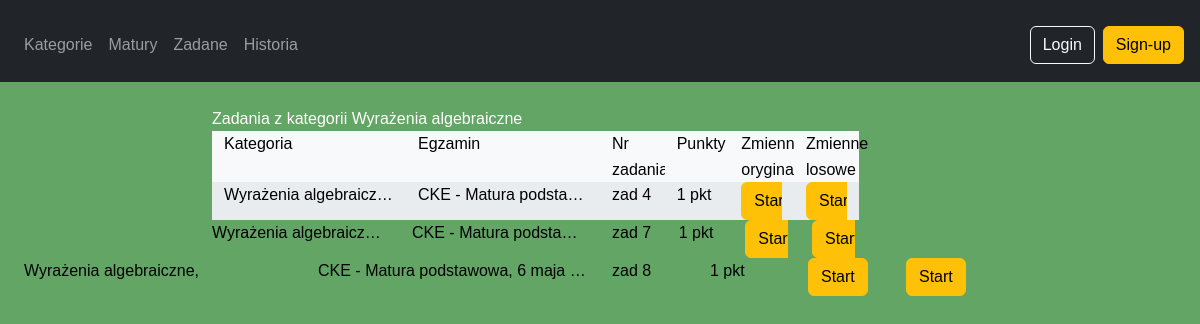
/matematyka/category/2/tasks/, run on the app's committed database.
### matematyka/models.py (models this page shows, shortened)
class Category(models.Model):
    name = models.CharField(max_length=100, unique=True)

class Task(models.Model):
    content = models.TextField()
    points = models.IntegerField(null=True, blank=True)
    category = models.ManyToManyField(Category, related_name='tasks')
    task_group = models.ForeignKey(TaskGroup, on_delete=models.SET_NULL,blank=True,null=True, related_name='tasks')
    task_level = models.ForeignKey(TaskLevel, on_delete=models.SET_NULL,blank=True,null=True, related_name='tasks')
    exam_date = models.DateField(null=True, blank=True)
    source = models.ForeignKey(Source, on_delete=models.SET_NULL, null=True, blank=True, related_name='tasks')
    hint = models.TextField(null=True, blank=True)
    sub_number = models.CharField(max_length=10, null=True, blank=True)
    task_type = models.ForeignKey(TaskType, on_delete=models.SET_NULL, null=True, blank=True, related_name='tasks')

class Source(models.Model):
    name = models.CharField(max_length=100, unique=True)
    def __str__(self):
        return self.name

class TaskLevel(models.Model):
    exam_level = models.CharField(max_length=100, null=True, blank=True)
    school_level = models.CharField(max_length=100, null=True, blank=True)
    class_number = models.IntegerField(null=True, blank=True)
    class Meta:
        unique_together = (('exam_level', 'school_level', 'class_number'),)

### matematyka/views.py (the view)
# urls.py: path('category/<int:pk>/tasks/', views.CategoryTasksView.as_view(), name='category_tasks'),
class CategoryTasksView(generic.DetailView):
    model = Category
    template_name = 'matematyka/category_tasks.html'
    context_object_name = 'category'
    def get(self, request, *args, **kwargs):
        self.object = self.get_object()
        request.session['origin'] = {
            'type': 'category',
            'id': self.object.id
        }
        context = self.get_context_data(object=self.object)
        return self.render_to_response(context)
    def get_context_data(self, **kwargs):
        context = super().get_context_data(**kwargs)
        category_tasks = self.object.tasks.prefetch_related('category').all()
        issues = Issue.objects.filter(task__category=self.object)
        user = self.request.user if self.request.user.is_authenticated else None
        user_answers = UserAnswer.objects.filter(
            issue__in=issues,
            user=user
        ).select_related('issue', 'issue__task').prefetch_related('answer_options').distinct()
        assigned_tasks = AssignedTask.objects.filter(
            user=user, task__in=category_tasks
            ).prefetch_related(Prefetch(
                'task__issues__user_answers',
                 queryset=UserAnswer.objects.filter(
                     user = user,
                     ).select_related('issue__task', 'user').prefetch_related('answer_options')))
        assigned_by_task = {at.task_id: at for at in assigned_tasks}
        total_attempts_original = defaultdict(int)
        correct_attempts_original = defaultdict(int)
        total_attempts_random = defaultdict(int)
        correct_attempts_random = defaultdict(int)
        for ua in user_answers:
            answer_option = ua.answer_options.first()
            if answer_option:
                if ua.issue.variable_is_random:
                    total_attempts_random[ua.issue.task_id] += 1
                    if answer_option.is_correct:
                        correct_attempts_random[ua.issue.task_id] += 1
                else:
                    total_attempts_original[ua.issue.task_id] += 1
                    if answer_option.is_correct:
                        correct_attempts_original[ua.issue.task_id] += 1
        tasks = []
        for task in category_tasks:
            tasks.append({
                'task': task,
                'category': self.object,
                'total_attempts_original': total_attempts_original[task.id],
                'correct_attempts_original': correct_attempts_original[task.id],
                'total_attempts_random': total_attempts_random[task.id],
                'correct_attempts_random': correct_attempts_random[task.id],
            })
            assigned = assigned_by_task.get(task.id)
            if assigned:
                tasks[-1]['is_assigned'] = True
                is_completed = assigned.completion_date
                tasks[-1]['is_completed'] = is_completed
                tasks[-1]['deadline'] = assigned.deadline if not is_completed else None
                overdue = assigned.deadline < timezone.now() if assigned.deadline else False
                tasks[-1]['overdue'] = overdue
            else:
                tasks[-1]['is_assigned'] = False
                tasks[-1]['is_completed'] = False
                tasks[-1]['deadline'] = None
                tasks[-1]['overdue'] = False
        context['tasks'] = tasks
        context['view_type'] = 'category'
        return context

### matematyka/templates/matematyka/category_tasks.html (shortened to what this page needs)
{% extends 'base.html' %}
{% block content %}
{% block title %}
{% if view_type == 'category' %}
Zadania z kategorii {{ category.name }}
{% elif view_type == 'exam' %}
Zadania z egzaminu {{ exam_level }}, {{ exam_date }} ({{  source }} )
{% elif view_type == 'assigned' %}
Zadania przypisane użytkownikowi {{ user.username }}
{% endif %}
{% endblock %}
<div class="container custom-grid text-black">
    <div class="row">
        <div class="col-lg-3">Kategoria</div>
        <div class="col-lg-3">Egzamin</div>
        <div class="col-lg-1">Nr zadania</div>
        <div class="col-lg-1">Punkty</div>
        <div class="col-lg-1">Zmienne oryginalne</div>
        <div class="col-lg-1">Zmienne losowe</div>
    </div>
    {% for task in tasks %}
    <div class="row">
        <div class="col-lg-3">
            <div class="list-group-item list-group-item-action short-content text-black">
                {% for cat in task.task.category.all %}
                {{ cat.name }},
                {% endfor %}
            </div>
        </div>
        <div class="col-lg-3">
            <div class="list-group-item list-group-item-action short-content text-black">
                {{ task.task.source }} - {{ task.task.task_level.exam_level }}, {{ task.task.exam_date }}
            </div>
        </div>
        <div class="col-lg-1">
            <div class="list-group-item list-group-item-action short-content text-black">
                zad {{ task.task.sub_number }}
            </div>
        </div>
        <div class="col-lg-1">
            <div class="list-group-item list-group-item-action short-content text-black">
                {{ task.task.points }} pkt
            </div>
        </div>
        <div class="col-lg-1">
            <div class="list-group-item list-group-item-action short-content text-black">
                <a href="{% url 'start_issue' task.task.id %}" class="btn btn-warning">
                    {% if user.is_authenticated %}
                    {{ task.total_attempts_original }} / {{ task.correct_attempts_original }}
                    {% else %}
                    Start
                    {% endif %}
                </a>
            </div>
        </div>
        <div class="col-lg-1">
            <div class="list-group-item list-group-item-action short-content text-black">
                <a href="{% url 'start_issue' task.task.id %}?random=true" class="btn btn-warning">
                    {% if user.is_authenticated %}
                    {{ task.total_attempts_random }} / {{ task.correct_attempts_random }}
                    {% else %}
                    Start
                    {% endif %}
                </a>
            </div>
        </div>
        </div>
    </div>
    {% endfor %}
{% endblock %}

### matematyka/static/matematyka/css/style.css (style rules this page uses)
* { margin: 0; padding: 0; box-sizing: border-box; }
html, body { background-color: rgb(98, 165, 100); color: white; font-family: Arial, Helvetica, sans-serif; line-height: 1.6; }
a { color: white; text-decoration: none; }
.short-content { white-space: nowrap; overflow: hidden; text-overflow: ellipsis; }
.custom-grid .row:nth-child(odd)>[class^="col-"] { background-color: #f8f9fa; }
.custom-grid .row:nth-child(even)>[class^="col-"] { background-color: #e9ecef; }

### data on the page
Category: name "Wyrażenia algebraiczne", name "Wyrażenia algebraicz…"
Task: task.source "CKE", task.task_level.exam_level "Matura podsta…", task.sub_number "4", task.points "1"
Task: task.source "CKE", task.task_level.exam_level "Matura podsta…", task.sub_number "7", task.points "1"
Task: task.source "CKE", task.task_level.exam_level "Matura podstawowa", task.exam_date "6 maja…", task.sub_number "8", task.points "1"
